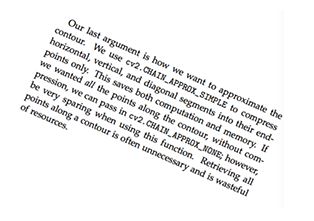
#> input picture image_process/opencv/image_transformation/img_src_rotated.png, 314 x 221 px
$ jupyter execute resize.ipynb   (shell and % lines are left out)
#> lines starting #> are read from the running program, lines starting #| are printed output that depends on the picture
# resize x 2

[cell 1]
import cv2
import numpy as np
import matplotlib
import matplotlib.pyplot as plt
import matplotlib.cm as cm

[cell 2]
# method-1
img = cv2.imread('img_src_rotated.png')
#> img is the input picture: shape (221, 314, 3); mean B, G, R 240.3, 240.3, 240.3
res = cv2.resize(img,None,fx=2, fy=2, interpolation = cv2.INTER_CUBIC)
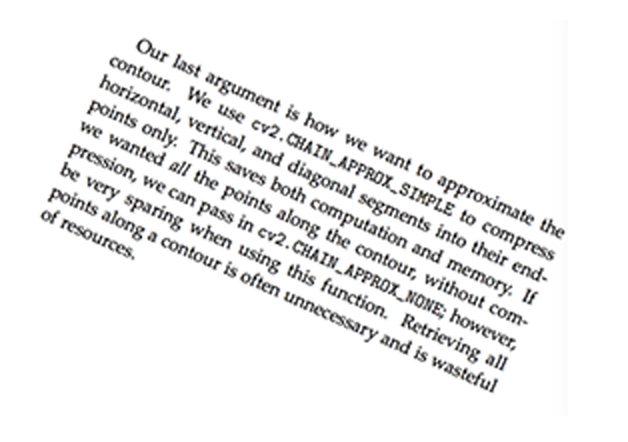
#> res: shape (442, 628, 3); mean B, G, R 239.9, 239.9, 239.9

plt.figure(figsize=(10,5))
sub = plt.subplot(1,2,1);sub.imshow(img, cmap=cm.binary)
sub = plt.subplot(1,2,2);sub.imshow(res, cmap=cm.binary)
plt.show()
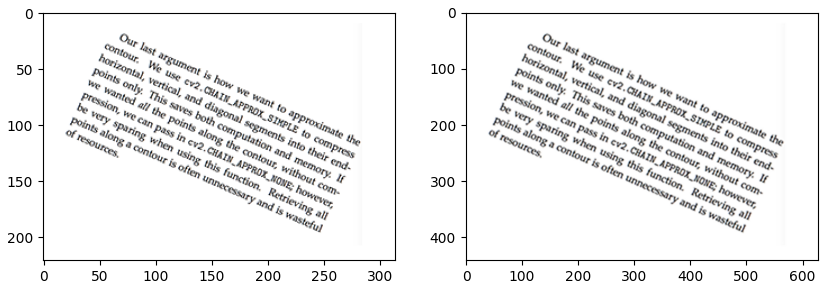
#> figure drawn by matplotlib, 2 panels; B, G, R data is drawn as R, G, B

[cell 3]
# method-2
img = cv2.imread('img_src_rotated.png')
height, width = img.shape[:2]
#> height = 221; width = 314
res = cv2.resize(img,(2*width, 2*height), interpolation = cv2.INTER_CUBIC)

plt.figure(figsize=(10,5))
sub = plt.subplot(1,2,1);sub.imshow(img, cmap=cm.binary)
sub = plt.subplot(1,2,2);sub.imshow(res, cmap=cm.binary)
plt.show()

# resize x 1/2

[cell 4]
import cv2
import numpy as np
import matplotlib
import matplotlib.pyplot as plt
import matplotlib.cm as cm

# method-1
img = cv2.imread('img_src_rotated.png')
res = cv2.resize(img,None,fx=0.5, fy=0.5, interpolation = cv2.INTER_CUBIC)
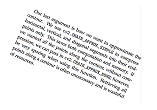
#> res: shape (110, 157, 3); mean B, G, R 239.7, 239.6, 239.7

plt.figure(figsize=(10,5))
sub = plt.subplot(1,2,1);sub.imshow(img, cmap=cm.binary)
sub = plt.subplot(1,2,2);sub.imshow(res, cmap=cm.binary)
plt.show()
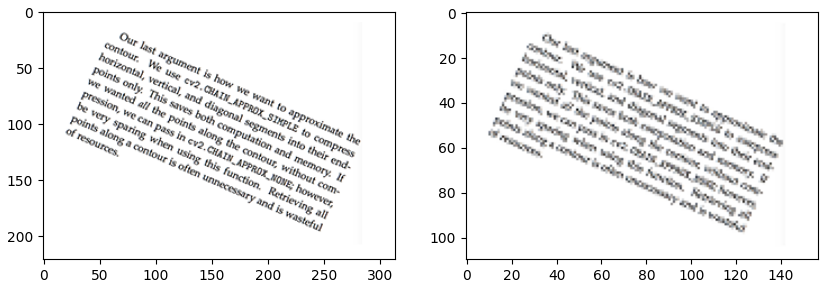
#> figure drawn by matplotlib, 2 panels; B, G, R data is drawn as R, G, B

[cell 5]
# method-2
img = cv2.imread('img_src_rotated.png')
height, width = img.shape[:2]
res = cv2.resize(img,( int(0.5*width), int(0.5*height)), interpolation = cv2.INTER_CUBIC)
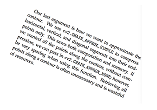
#> res: shape (110, 157, 3); mean B, G, R 239.9, 239.9, 239.9

plt.figure(figsize=(10,5))
sub = plt.subplot(1,2,1);sub.imshow(img, cmap=cm.binary)
sub = plt.subplot(1,2,2);sub.imshow(res, cmap=cm.binary)
plt.show()
#> figure, not shown here; B, G, R data is drawn as R, G, B

$ run again, with image_process/opencv/image_transformation/img_right.png copied over image_process/opencv/image_transformation/img_src_rotated.png
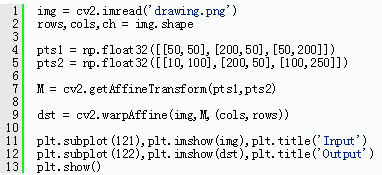
#> input picture image_process/opencv/image_transformation/img_right.png, 382 x 175 px
#> img is the input picture: shape (175, 382, 3); mean B, G, R 232, 231.9, 229.5
#> `plt.show()`:
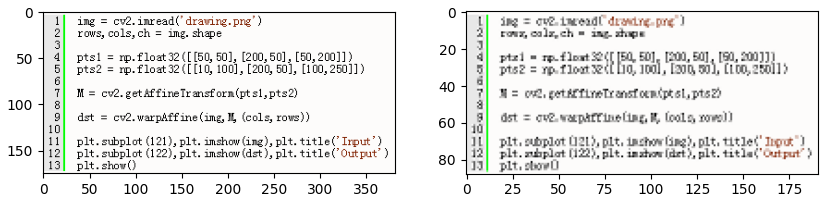
#> figure drawn by matplotlib, 2 panels; B, G, R data is drawn as R, G, B
#> `res = cv2.resize(img,( int(0.5*width), int(0.5*height)), interpolation..`:
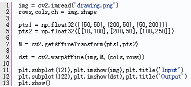
#> res: shape (87, 191, 3); mean B, G, R 230.3, 230.1, 228

$ run again, with image_process/opencv/image_transformation/mk_img_right.png copied over image_process/opencv/image_transformation/img_src_rotated.png
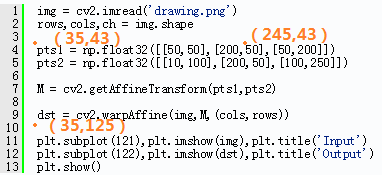
#> input picture image_process/opencv/image_transformation/mk_img_right.png, 382 x 175 px
#> img is the input picture: shape (175, 382, 3); mean B, G, R 228.9, 230.1, 229.6
#> `plt.show()`:
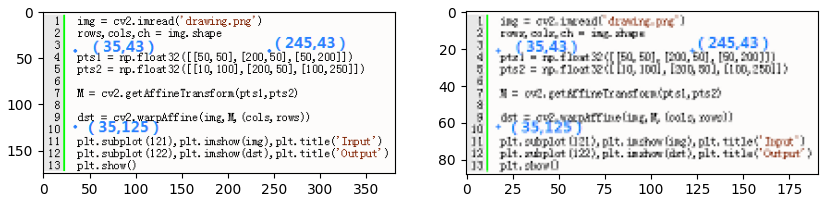
#> figure drawn by matplotlib, 2 panels; B, G, R data is drawn as R, G, B
#> `res = cv2.resize(img,( int(0.5*width), int(0.5*height)), interpolation..`:
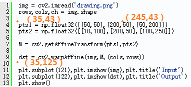
#> res: shape (87, 191, 3); mean B, G, R 227, 228.2, 228.1
